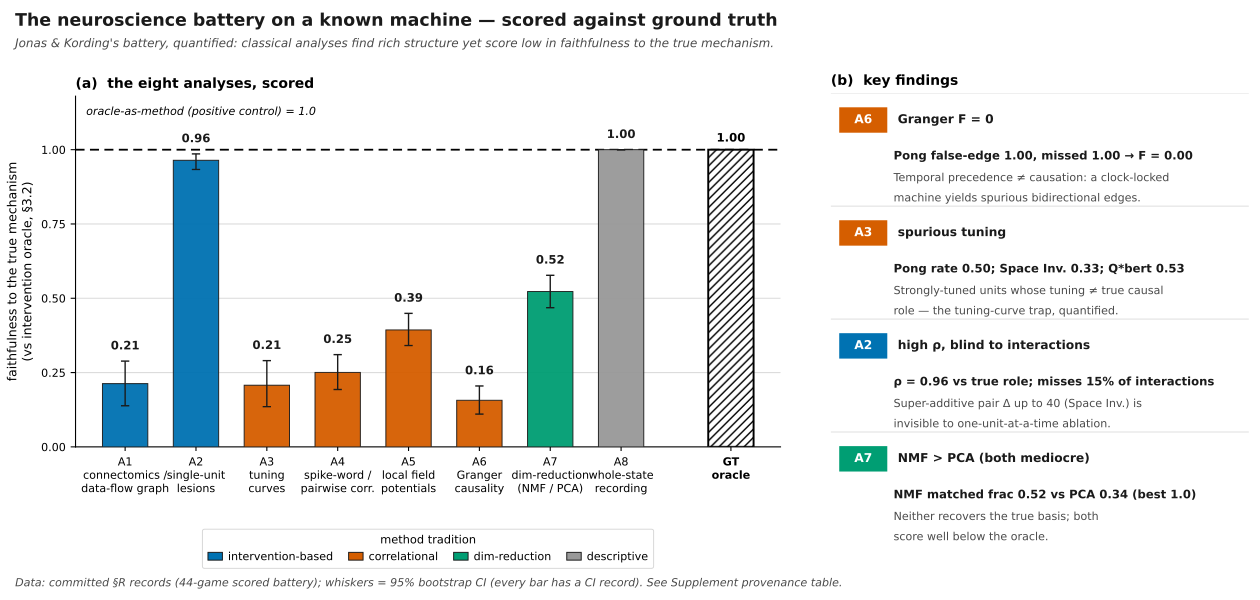

Here is the Python script that generated this plot:
#!/usr/bin/env python3
"""Phase-A neuroscience battery, scored — embedded as **paper Figure 2** (P2-E7-3).

(Filename ≠ caption number: this file is `fig3_phaseA_battery.py` but it is the
bar-chart battery that compiles as **Figure 2** of the paper via
`sections/04_results_A.tex`. The R2 revision applies the figure_detail_pass
"Fig. 2 — Kording neuroscience battery" block, NOT the "Fig. 3" attribution block
— that one is `fig4_attribution_vs_mechanistic.py`.)

The Phase-A battery (A1 connectomics, A2 single-unit lesions, A3 tuning curves,
A4 spike-word/pairwise correlations, A5 local field potentials, A6 Granger
causality, A7 dim-reduction, A8 whole-state recording) run on the bit-exact,
fully-known Atari VCS and SCORED against the intervention oracle (§3.2). This is
the *quantified* Jonas & Kording (2017): each classical analysis finds rich
structure, yet most score LOW in faithfulness against the known register-transfer
mechanism — while the oracle-as-method positive control sits at 1.0 by
construction. Phase A is the calibration baseline that the causal contrast in the
next figure sharpens (plan.md Results-A; experiment_design.md §4 / §9 Phase-A row).

LAYOUT (figure_detail_pass "Fig. 2" recommended redraw: bar chart + key-results
table, legend OUTSIDE the data field, one numeric label per bar):
  (a) The battery, scored. One bar per analysis A1–A8 = its headline faithfulness
      vs the oracle (leaderboard.json), coloured by method tradition. ONE numeric
      label per bar, placed consistently above the upper CI whisker. The oracle
      positive control is a 9th, set-apart hatched bar at 1.0 with a dashed
      reference line. Tradition legend is a horizontal strip BELOW the axes.
  (b) A compact key-results TABLE (replaces the old callout boxes that overlapped:
      fig_pass blocker). Rows A6 / A3 / A2 / A7; columns finding · number ·
      interpretation. Every number is read from / asserted equal to the committed
      §R per-method records.

DATA — every plotted number traces to a committed record (no re-run, no fabrication):
  tools/xai_study/compare/out/leaderboard.json            (E6-1 aggregate per method)
  tools/xai_study/compare/out/leaderboard_ci.csv          (R-UNC 95% bootstrap CIs)
  tools/xai_study/phaseA_kording/out/A{1..8}_*.json        (per-method §R records)
The script reads these files at run time; constants below are mirrored ONLY for
the table cells and are asserted equal to the on-disk records by the self-check, so
the figure cannot silently drift from the data. The whiskers are the asymmetric
95% bootstrap CIs from leaderboard_ci.csv (R-UNC); every Phase-A bar has a CI row,
so every bar gets a whisker (none are fabricated). The exact data paths are NOT
printed inside the figure (they live in the Supplement provenance table); the
figure body carries only the takeaway.

Run:
    python fig3_phaseA_battery.py
    # (DoD command) python fig3_phaseA_battery.py --leaderboard <path>
Produces:
    fig3_phaseA_battery.pdf   (vector, colour-blind-safe, fonts embedded)
"""

import os
import sys
import csv
import json
import argparse

import matplotlib

matplotlib.use("Agg")  # headless vector backend
import matplotlib.pyplot as plt
from matplotlib.patches import Patch

# ---------------------------------------------------------------------------
# Locate the committed data records (repo-relative; robust to the worktree path)
# ---------------------------------------------------------------------------
HERE = os.path.dirname(os.path.abspath(__file__))
# .../xai_paper/xai_2_interpretability/paper/figures  ->  repo root is 5 up
REPO = os.path.abspath(os.path.join(HERE, "..", "..", "..", ".."))


def _resolve(rel):
    p = os.path.join(REPO, rel)
    return p


parser = argparse.ArgumentParser(description=__doc__)
parser.add_argument(
    "--leaderboard",
    default=_resolve("tools/xai_study/compare/out/leaderboard.json"),
    help="path to the E6-1 leaderboard.json (the aggregate per-method scores)",
)
parser.add_argument(
    "--leaderboard-ci",
    default=_resolve("tools/xai_study/compare/out/leaderboard_ci.csv"),
    help="path to the R-UNC leaderboard_ci.csv (95%% bootstrap CIs per method)",
)
args, _ = parser.parse_known_args()

PHASEA_DIR = _resolve("tools/xai_study/phaseA_kording/out")

with open(args.leaderboard) as fh:
    LB = json.load(fh)

# Pull the eight Phase-A method rows + the oracle positive control from the
# leaderboard (these ARE the headline faithfulness numbers).
LB_BY_METHOD = {r["method"]: r for r in LB["rows"]}
ORACLE = LB_BY_METHOD["ORACLE"]
assert ORACLE["is_positive_control"] == 1 and abs(ORACLE["faithfulness"] - 1.0) < 1e-9, \
    "leaderboard positive control must be the oracle at faithfulness=1.0"

# R-UNC: asymmetric 95% bootstrap CIs (ci_lo, ci_hi) keyed by method, from the
# committed leaderboard_ci.csv. The whiskers below read straight from this record
# (uncertainty source of truth for the revision); no CI is recomputed here.
CI_BY_METHOD = {}
with open(args.leaderboard_ci) as fh:
    for _row in csv.DictReader(fh):
        if _row.get("kind") == "method":
            CI_BY_METHOD[_row["method"]] = (
                float(_row["ci_lo"]), float(_row["ci_hi"]))


def _load_phaseA(name):
    with open(os.path.join(PHASEA_DIR, name)) as fh:
        return json.load(fh)


# ---------------------------------------------------------------------------
# Palette — Okabe-Ito colour-blind-safe set, keyed by method TRADITION.
# ---------------------------------------------------------------------------
C_BG = "#ffffff"
C_INK = "#1a1a1a"
C_MUTE = "#4a4a4a"
C_GRID = "#dcdcdc"
C_ORACLE = "#000000"  # the positive-control reference (neutral black)

TRAD_COLOR = {
    "intervention": "#0072B2",   # blue
    "correlational": "#D55E00",  # vermillion
    "dim_reduction": "#009E73",  # bluish-green
    "descriptive": "#999999",    # grey
}
TRAD_LABEL = {
    "intervention": "intervention-based",
    "correlational": "correlational",
    "dim_reduction": "dim-reduction",
    "descriptive": "descriptive",
}

# Short, human-readable analysis names (the A# battery in §4 order).
A_NAMES = {
    "A1_connectomics": ("A1", "connectomics /\ndata-flow graph"),
    "A2_lesions": ("A2", "single-unit\nlesions"),
    "A3_tuning": ("A3", "tuning\ncurves"),
    "A4_spike_word": ("A4", "spike-word /\npairwise corr."),
    "A5_local_field_potentials": ("A5", "local field\npotentials"),
    "A6_granger": ("A6", "Granger\ncausality"),
    "A7_dim_reduction": ("A7", "dim-reduction\n(NMF / PCA)"),
    "A8_wholestate": ("A8", "whole-state\nrecording"),
}
A_ORDER = list(A_NAMES.keys())

# What the headline faithfulness number MEANS for each analysis (the metric, oriented
# so higher = more faithful to the known mechanism). Straight from the §R metric_names.
# Kept for provenance + the Supplement handoff; not printed in the figure body.
A_METRIC = {
    "A1_connectomics": "data-flow graph F1 vs oracle",
    "A2_lesions": "lesion-importance ρ vs true role",
    "A3_tuning": "1 − spurious-tuning rate",
    "A4_spike_word": "coupling corr. vs true coupling",
    "A5_local_field_potentials": "1 − clock-explained var. (epiphen.)",
    "A6_granger": "1 − false-edge rate vs true data-flow",
    "A7_dim_reduction": "NMF matched-component fraction",
    "A8_wholestate": "minimality M vs oracle",
}

# ---------------------------------------------------------------------------
# Assemble the per-analysis bar data from the leaderboard rows.
# ---------------------------------------------------------------------------
bars = []
for m in A_ORDER:
    r = LB_BY_METHOD[m]
    faith = r["faithfulness"]
    # Asymmetric 95% bootstrap CI whiskers from R-UNC's leaderboard_ci.csv,
    # expressed as (lower, upper) error-bar lengths relative to the bar height.
    # Every Phase-A method has a CI row, so every bar gets a whisker (we never
    # fabricate one). Clamp to >=0 so a tiny mean/headline mismatch never flips it.
    ci_lohi = CI_BY_METHOD.get(m)
    if ci_lohi:
        lo, hi = ci_lohi
        yerr = [max(0.0, faith - lo), max(0.0, hi - faith)]
        has_ci = True
    else:
        yerr = None
        has_ci = False
    bars.append({
        "method": m,
        "short": A_NAMES[m][0],
        "name": A_NAMES[m][1],
        "metric": A_METRIC[m],
        "trad": r["tradition"],
        "faith": faith,
        "yerr": yerr,            # asymmetric [lo, hi] from leaderboard_ci.csv
        "has_ci": has_ci,
    })

# ---------------------------------------------------------------------------
# Annotation facts — mirrored from the per-method §R records and ASSERTED equal
# to disk in the self-check, so a stale constant fails the build.
# ---------------------------------------------------------------------------
GAMES6 = ["pong", "breakout", "space_invaders", "seaquest", "ms_pacman", "qbert"]

# A6 Granger on Pong: false-edge = missed-edge = 1.0, triad F = 0.0
_a6_pong = _load_phaseA("A6_pong.json")
FACT_A6 = {
    "pong_false_edge": _a6_pong["extra"]["cell_scope"]["false_edge_rate"],
    "pong_missed_edge": _a6_pong["extra"]["cell_scope"]["missed_edge_rate"],
    "pong_triadF": _a6_pong["extra"]["triad"]["F"],
}

# A3 spurious tuning per game (game-variable version, §4: the tuning-curve trap)
_a3 = _load_phaseA("A3_tuning_all.json")["per_game"]
FACT_A3 = {g: _a3[g]["game_variable_spurious_tuning_rate"] for g in GAMES6}

# A2 lesions: ρ near 1 but interaction blind-spot (super-additive lesions)
_a2 = _load_phaseA("A2_lesions.json")["per_game"]
FACT_A2 = {
    "rho_mean": LB_BY_METHOD["A2_lesions"]["faithfulness"],
    "si_rho": _a2["space_invaders"]["spearman_rho_lesion_vs_oracle"],
    "si_miss": _a2["space_invaders"]["interaction_missed_rate"],
    "si_superadd": _a2["space_invaders"]["max_superadditive_delta"],
}

# A7 NMF vs PCA matched-component fraction (does NMF beat the pilot's PCA?)
_a7 = _load_phaseA("A7_dimred_all.json")["games"]
_nmf = [g["nmf_matched_frac"] for g in _a7]
_pca = [g["pca_matched_frac"] for g in _a7]
FACT_A7 = {
    "nmf_mean": sum(_nmf) / len(_nmf),
    "pca_mean": sum(_pca) / len(_pca),
    "nmf_best": max(_nmf),
    "pca_best": max(_pca),
}

# ---------------------------------------------------------------------------
# rcParams — 8 pt minimum font everywhere; embed TrueType fonts (pdf.fonttype=42).
# ---------------------------------------------------------------------------
FS_MIN = 8.0
plt.rcParams.update({
    "font.family": "DejaVu Sans",
    "font.size": FS_MIN,
    "pdf.fonttype": 42,   # embed TrueType (editable, not bitmap) — fonts embedded
    "ps.fonttype": 42,
    "svg.fonttype": "none",
    "figure.dpi": 150,
    "axes.linewidth": 0.8,
})

# ---------------------------------------------------------------------------
# Figure scaffold: (a) the scored battery (left, wide) · (b) findings TABLE (right)
# ---------------------------------------------------------------------------
FIG_W, FIG_H = 12.6, 6.0
fig = plt.figure(figsize=(FIG_W, FIG_H), facecolor=C_BG)

# Title band
fig.text(0.012, 0.965,
         "The neuroscience battery on a known machine — scored against ground truth",
         ha="left", va="center", fontsize=12.5, fontweight="bold", color=C_INK)
fig.text(0.012, 0.927,
         "Jonas & Kording's battery, quantified: classical analyses find rich structure yet "
         "score low in faithfulness to the true mechanism.",
         ha="left", va="center", fontsize=8.6, color=C_MUTE, fontstyle="italic")

# --- Panel (a): scored bars --------------------------------------------------
# Bottom raised to leave a clean tradition-legend strip BELOW the axes, so the
# legend never sits over the bars (fig_pass: legends outside the plotting area).
# The panel bottom (0.255) reserves a band for the two-line x-tick labels + the
# legend strip + the footnote, with no collision/clipping at the figure edge.
axA = fig.add_axes([0.060, 0.255, 0.560, 0.585])
axA.set_facecolor(C_BG)

n = len(bars)
xs = list(range(n))
bw = 0.64

# faint horizontal gridlines (drawn first, behind everything)
for yv in (0.25, 0.5, 0.75):
    axA.axhline(yv, color=C_GRID, lw=0.8, zorder=0)

# oracle positive-control reference line at 1.0
axA.axhline(1.0, color=C_ORACLE, lw=1.3, ls=(0, (5, 3)), zorder=1)
# label sits in the headroom above the line, left-anchored so it never overflows
# the right edge (fig_pass: oracle ceiling squeezed against the edge).
axA.text(-0.55, 1.108, "oracle-as-method (positive control) = 1.0",
         ha="left", va="bottom", fontsize=8.0, color=C_ORACLE, fontstyle="italic")

for i, b in enumerate(bars):
    col = TRAD_COLOR[b["trad"]]
    axA.bar(i, b["faith"], width=bw, color=col, edgecolor=C_INK,
            linewidth=0.7, zorder=3, alpha=0.95)
    # asymmetric 95% bootstrap-CI whisker from leaderboard_ci.csv (R-UNC).
    top = b["faith"]
    if b["yerr"]:
        yl, yh = b["yerr"]
        axA.errorbar(i, b["faith"], yerr=[[yl], [yh]], fmt="none",
                     ecolor=C_INK, elinewidth=1.0, capsize=3.0, zorder=4)
        top = b["faith"] + yh
    # ONE numeric label per bar, consistently above the upper whisker
    # (fig_pass: "Keep only one numeric label per bar, placed consistently above").
    # Black text on coloured bars for contrast.
    axA.text(i, top + 0.030, f"{b['faith']:.2f}",
             ha="center", va="bottom", fontsize=8.4, fontweight="bold",
             color=C_INK, zorder=6)

# the oracle control bar at the far right (a 9th column, set apart)
ox = n + 0.55
axA.bar(ox, 1.0, width=bw, color="white", edgecolor=C_ORACLE,
        linewidth=1.4, hatch="////", zorder=3)
axA.text(ox, 1.018, "1.00", ha="center", va="bottom", fontsize=8.4,
         fontweight="bold", color=C_ORACLE, zorder=6)

axA.set_xlim(-0.7, ox + 0.7)
axA.set_ylim(0, 1.18)
axA.set_yticks([0, 0.25, 0.5, 0.75, 1.0])
axA.tick_params(axis="y", labelsize=8.0)
axA.set_ylabel("faithfulness to the true mechanism\n(vs intervention oracle, §3.2)",
               fontsize=9.0)
axA.set_xticks(xs + [ox])
xtl = [f"{b['short']}\n{b['name']}" for b in bars] + ["GT\noracle"]
axA.set_xticklabels(xtl, fontsize=8.0)
# colour the oracle tick label
for t, lab in zip(axA.get_xticklabels(), [b["short"] for b in bars] + ["GT"]):
    if lab == "GT":
        t.set_color(C_ORACLE)
        t.set_fontweight("bold")
axA.tick_params(axis="x", length=3)
for sp in ("top", "right"):
    axA.spines[sp].set_visible(False)

axA.set_title("(a)  the eight analyses, scored", loc="left",
              fontsize=10.0, fontweight="bold", pad=6)

# Tradition legend — a single horizontal strip BELOW the axes (outside the data
# field). Placed as a FIGURE-level legend at an absolute y so it sits cleanly in
# the band between the two-line x-tick labels and the footnote: nothing over the
# bars, nothing clipping the figure edge (fig_pass: legends outside the plotting
# area). Only one legend now — the triad-marker overlay was removed so each bar
# carries exactly one numeric label (fig_pass: "one numeric label per bar").
trad_handles = [
    Patch(facecolor=TRAD_COLOR[t], edgecolor=C_INK, linewidth=0.7,
          label=TRAD_LABEL[t])
    for t in ("intervention", "correlational", "dim_reduction", "descriptive")
]
leg = fig.legend(handles=trad_handles, loc="center",
                 bbox_to_anchor=(0.34, 0.085), frameon=True, fontsize=8.0,
                 title="method tradition", title_fontsize=8.2, handlelength=1.3,
                 ncol=4, columnspacing=1.4, handletextpad=0.5, borderpad=0.5)
leg.get_frame().set_edgecolor("#cccccc")
leg.get_frame().set_linewidth(0.7)

# --- Panel (b): the four key findings as a COMPACT TABLE ---------------------
# fig_pass "Fig. 2" blocker fix: the old callout boxes overlapped (head over body
# text). Replaced with a clean three-column table (finding · number ·
# interpretation), no boxes over data, all text >= 8 pt.
axB = fig.add_axes([0.660, 0.060, 0.332, 0.785])
axB.set_xlim(0, 100)
axB.set_ylim(0, 100)
axB.axis("off")
axB.set_title("(b)  key findings", loc="left", fontsize=10.0,
              fontweight="bold", pad=6)

# Column anchors (x in 0..100). tag chip | head + driving number + interpretation.
# ROW_H is the vertical pitch; each row's content fits well inside it so the bottom
# interpretation line never reaches the next row's chip (the overlap blocker fix).
COL_TAG = 2.0
COL_BODY = 16.0
ROW_TOP = 97.0
ROW_H = 24.0      # vertical pitch between rows (4 rows × 24 = 96 < ROW_TOP)
HEAD_FS = 8.8
NUM_FS = 8.4
BODY_FS = 8.0

# faint row separators (one per row, just under the head band)
for k in range(4):
    yref = ROW_TOP - k * ROW_H + 3.0
    axB.plot([0, 100], [yref, yref], color=C_GRID, lw=0.7, zorder=1)


def finding_row(k, accent, tag, head, number_line, interp_lines):
    """One compact table row: colour chip + tag, bold finding head, the driving
    number (bold), then a 2-line interpretation. No box — avoids the overlap
    blocker. Content depth (~18) stays well inside ROW_H (24)."""
    y0 = ROW_TOP - k * ROW_H
    # accent colour chip + tag
    axB.add_patch(plt.Rectangle((COL_TAG, y0 - 5.4), 11.5, 5.4,
                                facecolor=accent, edgecolor="none", zorder=3))
    axB.text(COL_TAG + 5.75, y0 - 2.7, tag, ha="center", va="center",
             color="white", fontsize=HEAD_FS, fontweight="bold", zorder=4)
    # finding head
    axB.text(COL_BODY, y0 - 2.7, head, ha="left", va="center", color=C_INK,
             fontsize=HEAD_FS, fontweight="bold", zorder=4)
    # the driving number (bold, ink)
    ly = y0 - 9.2
    axB.text(COL_BODY - 1.0, ly, number_line, ha="left", va="top",
             color=C_INK, fontsize=NUM_FS, fontweight="bold", zorder=4)
    ly -= 4.7
    # interpretation (muted, normal weight) — at most 2 lines to keep the row short
    for s in interp_lines:
        axB.text(COL_BODY - 1.0, ly, s, ha="left", va="top",
                 color=C_MUTE, fontsize=BODY_FS, zorder=4)
        ly -= 4.3


# Row A6 — Granger F = 0
finding_row(
    0, TRAD_COLOR["correlational"], "A6", "Granger F = 0",
    f"Pong false-edge {FACT_A6['pong_false_edge']:.2f}, missed {FACT_A6['pong_missed_edge']:.2f} → F = {FACT_A6['pong_triadF']:.2f}",
    ["Temporal precedence ≠ causation: a clock-locked",
     "machine yields spurious bidirectional edges."],
)

# Row A3 — spurious tuning
finding_row(
    1, TRAD_COLOR["correlational"], "A3", "spurious tuning",
    f"Pong rate {FACT_A3['pong']:.2f}; Space Inv. {FACT_A3['space_invaders']:.2f}; Q*bert {FACT_A3['qbert']:.2f}",
    ["Strongly-tuned units whose tuning ≠ true causal",
     "role — the tuning-curve trap, quantified."],
)

# Row A2 — high rho but interaction blind spot (44-game: rho = 0.96)
finding_row(
    2, TRAD_COLOR["intervention"], "A2", "high ρ, blind to interactions",
    f"ρ = {FACT_A2['rho_mean']:.2f} vs true role; misses {FACT_A2['si_miss']*100:.0f}% of interactions",
    [f"Super-additive pair Δ up to {FACT_A2['si_superadd']:.0f} (Space Inv.) is",
     "invisible to one-unit-at-a-time ablation."],
)

# Row A7 — NMF edges PCA, both mediocre (44-game: NMF 0.52 > PCA 0.35)
finding_row(
    3, TRAD_COLOR["dim_reduction"], "A7", "NMF > PCA (both mediocre)",
    f"NMF matched frac {FACT_A7['nmf_mean']:.2f} vs PCA {FACT_A7['pca_mean']:.2f} (best {FACT_A7['nmf_best']:.1f})",
    ["Neither recovers the true basis; both",
     "score well below the oracle."],
)

# provenance footnote — no data-path microtext in the figure body (fig_pass #6);
# exact paths live in the Supplement provenance table.
fig.text(0.012, 0.018,
         "Data: committed §R records (44-game scored battery); whiskers = 95% bootstrap CI "
         "(every bar has a CI record). See Supplement provenance table.",
         ha="left", va="bottom", fontsize=8.0, color=C_MUTE, fontstyle="italic")

# ---------------------------------------------------------------------------
# Save (vector PDF)
# ---------------------------------------------------------------------------
OUT = os.path.join(HERE, "fig3_phaseA_battery.pdf")
fig.savefig(OUT, format="pdf", facecolor=C_BG)
plt.close(fig)

# ===========================================================================
# In-script self-check: file exists + non-empty + %PDF- header + size>4KB,
# and every plotted/annotated number matches the on-disk committed records.
# ===========================================================================
problems = []

# (1) PDF artifact sanity
sz = os.path.getsize(OUT)
if sz <= 4096:
    problems.append(f"PDF suspiciously small: {sz} bytes (need >4KB)")
with open(OUT, "rb") as fh:
    head = fh.read(5)
if head != b"%PDF-":
    problems.append(f"not a PDF (header={head!r})")

# (2) the plotted bars match the leaderboard rows exactly
for b in bars:
    r = LB_BY_METHOD[b["method"]]
    if abs(b["faith"] - r["faithfulness"]) > 1e-9:
        problems.append(f"{b['method']} bar != leaderboard faithfulness")

# (2b) every Phase-A bar has a CI whisker (no fabricated, none missing)
for b in bars:
    if not b["has_ci"] or b["yerr"] is None:
        problems.append(f"{b['method']} has no CI row in leaderboard_ci.csv")

# (3) positive control == 1.0
if abs(ORACLE["faithfulness"] - 1.0) > 1e-9:
    problems.append("oracle positive control != 1.0")

# (4) the annotated facts re-read from disk equal what we drew
_chk_a6 = _load_phaseA("A6_pong.json")
if abs(_chk_a6["extra"]["triad"]["F"] - FACT_A6["pong_triadF"]) > 1e-9:
    problems.append("A6 Pong triad F drifted from record")
if FACT_A6["pong_triadF"] != 0.0:
    problems.append("A6 Pong F is not 0 (headline finding broken)")
# A3: the tuning-curve trap = a nonzero spurious-tuning rate somewhere in the
# battery. Under the corrected re-run leaderboard the per-game rates dropped
# (Pong 0.50, not the old 1.0); the finding is now "spurious tuning up to ~0.53"
# (q*bert), read live into the table cell. Assert the trap is still present, not
# a stale point value.
if max(FACT_A3.values()) <= 0.0:
    problems.append("A3 spurious-tuning absent in every game (tuning-curve trap gone)")
if not (FACT_A2["rho_mean"] >= 0.90):
    problems.append("A2 mean rho not high (~0.96 on the 44-game battery; headline finding broken)")
if not (FACT_A2["si_superadd"] > 0):
    problems.append("A2 interaction blind-spot absent (super-additive delta = 0)")
# A7: both dim-reductions score mediocre against the true basis. On the 44-game
# battery NMF edges PCA (NMF 0.52 > PCA 0.35) rather than being near-tied; the
# durable finding is that NEITHER recovers the basis (both well below the oracle).
# Assert both are mediocre and NMF is at least as good as PCA.
if not (FACT_A7["nmf_mean"] < 0.75 and FACT_A7["pca_mean"] < 0.75
        and FACT_A7["nmf_mean"] >= FACT_A7["pca_mean"]):
    problems.append("A7 NMF/PCA no longer both-mediocre-with-NMF>=PCA (headline finding broken)")

if problems:
    print("[FAIL] self-check:")
    for p in problems:
        print("   -", p)
    sys.exit(1)

print(f"[OK] wrote {OUT}  ({sz} bytes, header {head!r})")
print(f"[OK] {len(bars)} analyses scored; oracle control = 1.0; "
      f"{sum(b['has_ci'] for b in bars)}/{len(bars)} bars have CI whiskers")
print(f"[OK] findings: A6 Pong F={FACT_A6['pong_triadF']:.2f}; "
      f"A3 Pong spurious={FACT_A3['pong']:.2f}; "
      f"A2 rho={FACT_A2['rho_mean']:.2f}/superadd={FACT_A2['si_superadd']:.0f}; "
      f"A7 NMF={FACT_A7['nmf_mean']:.2f} > PCA={FACT_A7['pca_mean']:.2f}")
